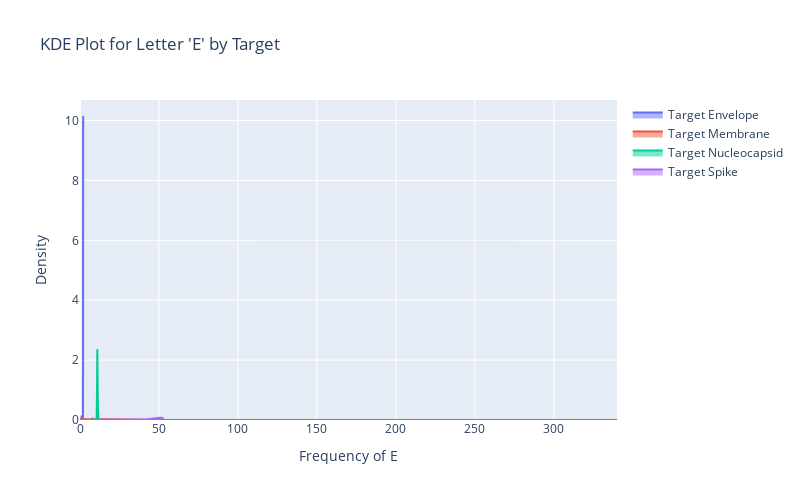

Notebook cell for this chart:
### Markdown cell above
### 7. KDE Plot of Letter 'E' Across Target Classes

### Code cell
from scipy.stats import gaussian_kde
fig = go.Figure()

for label in df['Label'].unique():
    data = df[df['Label'] == label]['E']
    kde = gaussian_kde(data)
    x_range = np.linspace(data.min(), data.max(), 200)
    fig.add_trace(go.Scatter(
        x=x_range,
        y=kde(x_range),
        mode='lines',
        fill='tozeroy',
        name=f'Target {label}'
    ))

fig.update_layout(
    title="KDE Plot for Letter 'E' by Target",
    xaxis_title='Frequency of E',
    yaxis_title='Density',
    width=800,
    height=500
)

fig.show()

### Figure 1 — Plotly figure (JSON) as saved in the notebook; plotly's stock layout.template omitted (floating-point values rounded to 4 significant figures; data arrays with more than 128 entries replaced by an {"elided": "..."} marker saying what was removed)
{"data": [{"fill": "tozeroy", "mode": "lines", "name": "Target Envelope", "type": "scatter", "x": {"elided": "200 float values"}, "y": {"elided": "200 float values"}}, {"fill": "tozeroy", "mode": "lines", "name": "Target Membrane", "type": "scatter", "x": {"elided": "200 float values"}, "y": {"elided": "200 float values"}}, {"fill": "tozeroy", "mode": "lines", "name": "Target Nucleocapsid", "type": "scatter", "x": {"elided": "200 float values"}, "y": {"elided": "200 float values"}}, {"fill": "tozeroy", "mode": "lines", "name": "Target Spike", "type": "scatter", "x": {"elided": "200 float values"}, "y": {"elided": "200 float values"}}], "layout": {"height": 500, "title": {"text": "KDE Plot for Letter 'E' by Target"}, "width": 800, "xaxis": {"title": {"text": "Frequency of E"}}, "yaxis": {"title": {"text": "Density"}}}}
